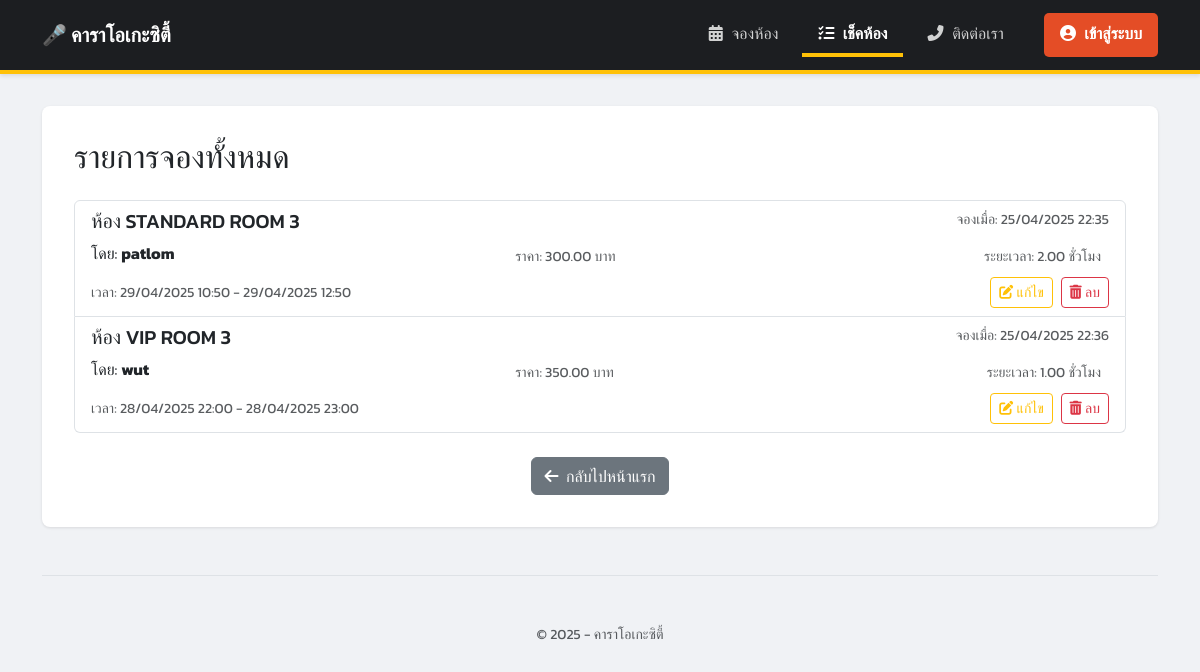
Screenshot of /booking/bookings/all/ with the database file from the repository.
### booking/models.py (models this page shows, shortened)
class Booking(models.Model):
    room = models.ForeignKey(Room, on_delete=models.CASCADE, related_name='bookings') # เชื่อมโยงไปยังห้อง
    user_name = models.CharField(max_length=100) # ชื่อผู้จอง (แบบง่ายก่อน)
    start_time = models.DateTimeField()          # วันเวลาเริ่มต้น
    end_time = models.DateTimeField()            # วันเวลาสิ้นสุด
    booking_time = models.DateTimeField(default=timezone.now) # วันเวลาที่ทำการจอง (ใส่ค่าอัตโนมัติ)
    @property
    def duration_hours(self):
        if self.start_time and self.end_time:
            duration = self.end_time - self.start_time
            if duration.total_seconds() > 0:
                return duration.total_seconds() / 3600
        return 0 # คืนค่า 0 ถ้าไม่มี start/end time หรือ duration ไม่เป็นบวก
    @property
    def total_price(self):
        if self.start_time and self.end_time and self.room and self.room.price_per_hour is not None:
            try:
                duration_decimal = Decimal(str(self.duration_hours))
                calculated_price = (duration_decimal * self.room.price_per_hour).quantize(Decimal('0.01'))
                return calculated_price
            except Exception as e:
                print(f"Error calculating total_price: {e}") # แสดง error ใน console (สำหรับ debug)
                return Decimal('0.00') # คืนค่า 0 เพื่อป้องกัน Error หน้าเว็บ
        return Decimal('0.00')

class Room(models.Model):
    name = models.CharField(max_length=100, unique=True) # ชื่อห้อง (ไม่ซ้ำกัน)
    capacity = models.PositiveIntegerField()             # ความจุ (จำนวนเต็มบวก)
    price_per_hour = models.DecimalField(max_digits=8, decimal_places=2) # ราคาต่อชั่วโมง

### booking/views.py (the view)
# urls.py: path('bookings/all/', views.all_bookings, name='all_bookings'), # หน้าแสดงการจองทั้งหมด
def all_bookings(request):
    bookings = Booking.objects.all().order_by('-start_time') # เรียงตามเวลาเริ่มล่าสุดก่อน
    context = {'bookings': bookings}
    return render(request, 'booking/all_bookings.html', context)

### booking/templates/booking/all_bookings.html (shortened to what this page needs)
{% extends "booking/base.html" %}
{% block content %}
    <h2 class="mb-4">รายการจองทั้งหมด</h2>
    <div class="list-group mb-4">
        {% for booking in bookings %}
        <div class="list-group-item">
            <div class="d-flex w-100 justify-content-between align-items-start">
                <h5 class="mb-1">ห้อง {{ booking.room.name }}</h5>
                <small class="text-muted">จองเมื่อ: {{ booking.booking_time|date:"d/m/Y H:i" }}</small>
            </div>
            <div class="row w-100 align-items-center mt-1 gx-2">
                <div class="col-5">
                    <p class="mb-1">โดย: <strong>{{ booking.user_name }}</strong></p>
                </div>
                <div class="col-4">
                    <small class="text-muted">ราคา: {{ booking.total_price|floatformat:2 }} บาท</small>
                </div>
                <div class="col-3 text-end">
                    <small class="text-muted">ระยะเวลา: {{ booking.duration_hours|floatformat:2 }} ชั่วโมง</small>
                </div>
            </div>
            <div class="d-flex w-100 justify-content-between align-items-center mt-2">
                <small class="text-muted">เวลา: {{ booking.start_time|date:"d/m/Y H:i" }} - {{ booking.end_time|date:"d/m/Y H:i" }}</small>
                <div>
                    <a href="{% url 'booking_edit' booking.id %}" class="btn btn-sm btn-outline-warning me-1" title="แก้ไขการจอง">
                        <i class="fas fa-edit"></i> <span class="d-none d-sm-inline">แก้ไข</span>
                    </a>
                    <button type="button" class="btn btn-sm btn-outline-danger" data-bs-toggle="modal" data-bs-target="#deleteConfirmModal{{ booking.id }}" title="ลบการจอง">
                        <i class="fas fa-trash-alt"></i> <span class="d-none d-sm-inline">ลบ</span>
                    </button>
                </div>
            </div>
        </div>
        {% empty %}
        <div class="list-group-item">
             <p class="mb-0 text-muted text-center"><i class="fas fa-info-circle me-1"></i>ยังไม่มีการจองในระบบ</p>
        </div>
        {% endfor %}
    </div>
    <div class="text-center">
      <a href="{% url 'room_list' %}" class="btn btn-secondary">
          <i class="fas fa-arrow-left me-1"></i> กลับไปหน้าแรก
      </a>
    </div>
{% endblock %}

### booking/templates/booking/base.html (shortened to what this page needs)
<!DOCTYPE html>
<html lang="th">
<head>
    <link href="https://cdn.jsdelivr.net/npm/bootstrap@5.3.3/dist/css/bootstrap.min.css" rel="stylesheet">
    <link rel="stylesheet" href="https://cdnjs.cloudflare.com/ajax/libs/font-awesome/6.5.2/css/all.min.css" />
</head>
<body>
    <nav class="navbar navbar-expand-lg custom-navbar">
        <div class="container">
            <a class="navbar-brand" href="{% url 'room_list' %}">
                 🎤 คาราโอเกะซิตี้
            </a>
            <div class="collapse navbar-collapse" id="navbarSupportedContent">
              <ul class="navbar-nav ms-auto mb-2 mb-lg-0 align-items-center">
                <li class="nav-item">
                  <a class="nav-link {% if request.resolver_match.url_name == 'room_list' %}active{% endif %}" aria-current="page" href="{% url 'room_list' %}"><i class="fas fa-calendar-alt"></i> จองห้อง</a>
                </li>
                <li class="nav-item">
                  <a class="nav-link {% if request.resolver_match.url_name == 'all_bookings' %}active{% endif %}" href="{% url 'all_bookings' %}"><i class="fas fa-list-check"></i> เช็คห้อง</a>
                </li>
                <li class="nav-item">
                  <a class="nav-link" href="#" data-bs-toggle="modal" data-bs-target="#contactModal">
                    <i class="fas fa-phone-alt"></i> ติดต่อเรา
                  </a>
                </li>
                {% if user.is_authenticated %}
                    {% comment %} --- แสดงเมื่อผู้ใช้ล็อกอินแล้ว --- {% endcomment %}
                    <li class="nav-item dropdown ms-lg-3">
                        <a class="nav-link dropdown-toggle" href="#" id="navbarUserDropdown" role="button" data-bs-toggle="dropdown" aria-expanded="false">
                            <i class="fas fa-user me-1"></i> {{ user.username }}
                        </a>
                        <ul class="dropdown-menu dropdown-menu-end" aria-labelledby="navbarUserDropdown">
                            {% comment %} เพิ่มลิงก์อื่นๆ ที่นี่ได้ เช่น โปรไฟล์, ตั้งค่า {% endcomment %}
                            <li><a class="dropdown-item" href="{% url 'logout' %}"><i class="fas fa-sign-out-alt me-1"></i> ออกจากระบบ</a></li>
                        </ul>
                    </li>
                {% else %}
                    <li class="nav-item login-button ms-lg-3">
                      <a class="nav-link" href="{% url 'login' %}"><i class="fas fa-user-circle"></i> เข้าสู่ระบบ</a>
                    </li>
                {% endif %}
              </ul>
            </div>
        </div>
    </nav>
    <div class="container mt-4">
        <main>
{% block content %}
            {% endblock %}
        </main>
        <footer class="pt-4 my-md-5 pt-md-5 border-top text-center">
            <small class="d-block mb-3 text-muted">&copy; 2025 - คาราโอเกะซิตี้</small>
        </footer>
    </div>
</body>
</html>

### booking/templates/booking/base.html (style rules this page uses)
body { font-family: 'Kanit', sans-serif; background-color: #f0f2f5; padding-top: 0; padding-bottom: 20px; }
.navbar.custom-navbar { background-color: #1c1e21; padding-top: 0.8rem; padding-bottom: 0.8rem; border-bottom: 4px solid #ffc107; box-shadow: 0 2px 4px rgba(0,0,0,.1); }
.navbar.custom-navbar .navbar-brand { color: #ffffff; font-weight: bold; }
.navbar.custom-navbar .navbar-nav .nav-link { color: rgba(255, 255, 255, 0.8); padding: 0.5rem 1rem; margin-left: 0.5rem; border-bottom: 4px solid transparent; transition: color 0.2s ease, border-color 0.2s ease; }
.navbar.custom-navbar .navbar-nav .nav-link.active { color: #ffffff; font-weight: bold; border-bottom-color: #ffc107; }
.navbar.custom-navbar .navbar-nav .nav-link i { margin-right: 5px; }
.navbar.custom-navbar .navbar-nav .nav-item.login-button .nav-link { background-color: #e44d26; color: #ffffff; border-radius: 5px; padding: 0.5rem 1rem; font-weight: bold; border-bottom-color: transparent !important; }
.container { max-width: 1140px; }
main { background-color: #ffffff; padding: 2rem; border-radius: 8px; box-shadow: 0 1px 3px rgba(0,0,0,.1); margin-top: 2rem; }
footer { margin-top: 3rem; }
.btn-secondary { background-color: #6c757d; border-color: #6c757d; }

### rows the page displays
Booking: room.name "STANDARD ROOM 3", booking_time "25/04/2025 22:35", user_name "patlom", total_price "300.00", duration_hours "2.00", start_time "29/04/2025 10:50", end_time "29/04/2025 12:50"
Booking: room.name "VIP ROOM 3", booking_time "25/04/2025 22:36", user_name "wut", total_price "350.00", duration_hours "1.00", start_time "28/04/2025 22:00", end_time "28/04/2025 23:00"
